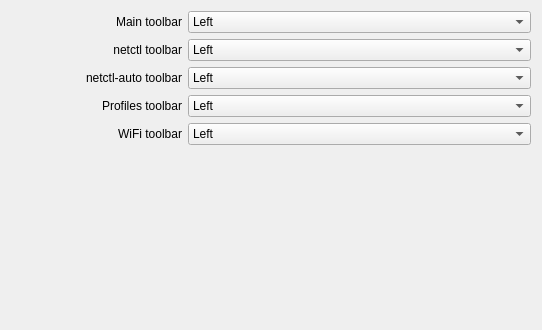
            <widget class="QWidget" name="scrollAreaWidgetContents_toolbars">
             <property name="geometry">
              <rect>
               <x>0</x>
               <y>0</y>
               <width>542</width>
               <height>330</height>
              </rect>
             </property>
             <layout class="QVBoxLayout" name="verticalLayout_15">
              <item>
               <layout class="QHBoxLayout" name="layout_mainToolbar">
                <item>
                 <widget class="QLabel" name="label_mainToolbar">
                  <property name="sizePolicy">
                   <sizepolicy hsizetype="Preferred" vsizetype="Preferred">
                    <horstretch>1</horstretch>
                    <verstretch>0</verstretch>
                   </sizepolicy>
                  </property>
                  <property name="text">
                   <string>Main toolbar</string>
                  </property>
                  <property name="alignment">
                   <set>Qt::AlignRight|Qt::AlignTrailing|Qt::AlignVCenter</set>
                  </property>
                 </widget>
                </item>
                <item>
                 <widget class="QComboBox" name="comboBox_mainToolbar">
                  <property name="sizePolicy">
                   <sizepolicy hsizetype="Preferred" vsizetype="Fixed">
                    <horstretch>2</horstretch>
                    <verstretch>0</verstretch>
                   </sizepolicy>
                  </property>
                  <item>
                   <property name="text">
                    <string>Left</string>
                   </property>
                  </item>
                  <item>
                   <property name="text">
                    <string>Right</string>
                   </property>
                  </item>
                  <item>
                   <property name="text">
                    <string>Top</string>
                   </property>
                  </item>
                  <item>
                   <property name="text">
                    <string>Bottom</string>
                   </property>
                  </item>
                  <item>
                   <property name="text">
                    <string>Disabled</string>
                   </property>
                  </item>
                 </widget>
                </item>
               </layout>
              </item>
              <item>
               <layout class="QHBoxLayout" name="layout_netctlToolbar">
                <item>
                 <widget class="QLabel" name="label_netctlToolbar">
                  <property name="sizePolicy">
                   <sizepolicy hsizetype="Preferred" vsizetype="Preferred">
                    <horstretch>1</horstretch>
                    <verstretch>0</verstretch>
                   </sizepolicy>
                  </property>
                  <property name="text">
                   <string>netctl toolbar</string>
                  </property>
                  <property name="alignment">
                   <set>Qt::AlignRight|Qt::AlignTrailing|Qt::AlignVCenter</set>
                  </property>
                 </widget>
                </item>
                <item>
                 <widget class="QComboBox" name="comboBox_netctlToolbar">
                  <property name="sizePolicy">
                   <sizepolicy hsizetype="Preferred" vsizetype="Fixed">
                    <horstretch>2</horstretch>
                    <verstretch>0</verstretch>
                   </sizepolicy>
                  </property>
                  <item>
                   <property name="text">
                    <string>Left</string>
                   </property>
                  </item>
                  <item>
                   <property name="text">
                    <string>Right</string>
                   </property>
                  </item>
                  <item>
                   <property name="text">
                    <string>Top</string>
                   </property>
                  </item>
                  <item>
                   <property name="text">
                    <string>Bottom</string>
                   </property>
                  </item>
                  <item>
                   <property name="text">
                    <string>Disabled</string>
                   </property>
                  </item>
                 </widget>
                </item>
               </layout>
              </item>
              <item>
               <layout class="QHBoxLayout" name="layout_netctlAutoToolbar">
                <item>
                 <widget class="QLabel" name="label_netctlAutoToolbar">
                  <property name="sizePolicy">
                   <sizepolicy hsizetype="Preferred" vsizetype="Preferred">
                    <horstretch>1</horstretch>
                    <verstretch>0</verstretch>
                   </sizepolicy>
                  </property>
                  <property name="text">
                   <string>netctl-auto toolbar</string>
                  </property>
                  <property name="alignment">
                   <set>Qt::AlignRight|Qt::AlignTrailing|Qt::AlignVCenter</set>
                  </property>
                 </widget>
                </item>
                <item>
                 <widget class="QComboBox" name="comboBox_netctlAutoToolbar">
                  <property name="sizePolicy">
                   <sizepolicy hsizetype="Preferred" vsizetype="Fixed">
                    <horstretch>2</horstretch>
                    <verstretch>0</verstretch>
                   </sizepolicy>
                  </property>
                  <item>
                   <property name="text">
                    <string>Left</string>
                   </property>
                  </item>
                  <item>
                   <property name="text">
                    <string>Right</string>
                   </property>
                  </item>
                  <item>
                   <property name="text">
                    <string>Top</string>
                   </property>
                  </item>
                  <item>
                   <property name="text">
                    <string>Bottom</string>
                   </property>
                  </item>
                  <item>
                   <property name="text">
                    <string>Disabled</string>
                   </property>
                  </item>
                 </widget>
                </item>
               </layout>
              </item>
              <item>
               <layout class="QHBoxLayout" name="layout_profilesToolbar">
                <item>
                 <widget class="QLabel" name="label_profilesToolbar">
                  <property name="sizePolicy">
                   <sizepolicy hsizetype="Preferred" vsizetype="Preferred">
                    <horstretch>1</horstretch>
                    <verstretch>0</verstretch>
                   </sizepolicy>
                  </property>
                  <property name="text">
                   <string>Profiles toolbar</string>
                  </property>
                  <property name="alignment">
                   <set>Qt::AlignRight|Qt::AlignTrailing|Qt::AlignVCenter</set>
                  </property>
                 </widget>
                </item>
                <item>
                 <widget class="QComboBox" name="comboBox_profilesToolbar">
                  <property name="sizePolicy">
                   <sizepolicy hsizetype="Preferred" vsizetype="Fixed">
                    <horstretch>2</horstretch>
                    <verstretch>0</verstretch>
                   </sizepolicy>
                  </property>
                  <item>
                   <property name="text">
                    <string>Left</string>
                   </property>
                  </item>
                  <item>
                   <property name="text">
                    <string>Right</string>
                   </property>
                  </item>
                  <item>
                   <property name="text">
                    <string>Top</string>
                   </property>
                  </item>
                  <item>
                   <property name="text">
                    <string>Bottom</string>
                   </property>
                  </item>
                  <item>
                   <property name="text">
                    <string>Disabled</string>
                   </property>
                  </item>
                 </widget>
                </item>
               </layout>
              </item>
              <item>
               <layout class="QHBoxLayout" name="layout_wifiToolbar">
                <item>
                 <widget class="QLabel" name="label_wifiToolbar">
                  <property name="sizePolicy">
                   <sizepolicy hsizetype="Preferred" vsizetype="Preferred">
                    <horstretch>1</horstretch>
                    <verstretch>0</verstretch>
                   </sizepolicy>
                  </property>
                  <property name="text">
                   <string>WiFi toolbar</string>
                  </property>
                  <property name="alignment">
                   <set>Qt::AlignRight|Qt::AlignTrailing|Qt::AlignVCenter</set>
                  </property>
                 </widget>
                </item>
                <item>
                 <widget class="QComboBox" name="comboBox_wifiToolbar">
                  <property name="sizePolicy">
                   <sizepolicy hsizetype="Preferred" vsizetype="Fixed">
                    <horstretch>2</horstretch>
                    <verstretch>0</verstretch>
                   </sizepolicy>
                  </property>
                  <item>
                   <property name="text">
                    <string>Left</string>
                   </property>
                  </item>
                  <item>
                   <property name="text">
                    <string>Right</string>
                   </property>
                  </item>
                  <item>
                   <property name="text">
                    <string>Top</string>
                   </property>
                  </item>
                  <item>
                   <property name="text">
                    <string>Bottom</string>
                   </property>
                  </item>
                  <item>
                   <property name="text">
                    <string>Disabled</string>
                   </property>
                  </item>
                 </widget>
                </item>
               </layout>
              </item>
              <item>
               <spacer name="spacer_toolbars">
                <property name="orientation">
                 <enum>Qt::Vertical</enum>
                </property>
                <property name="sizeHint" stdset="0">
                 <size>
                  <width>20</width>
                  <height>150</height>
                 </size>
                </property>
               </spacer>
              </item>
             </layout>
            </widget>
